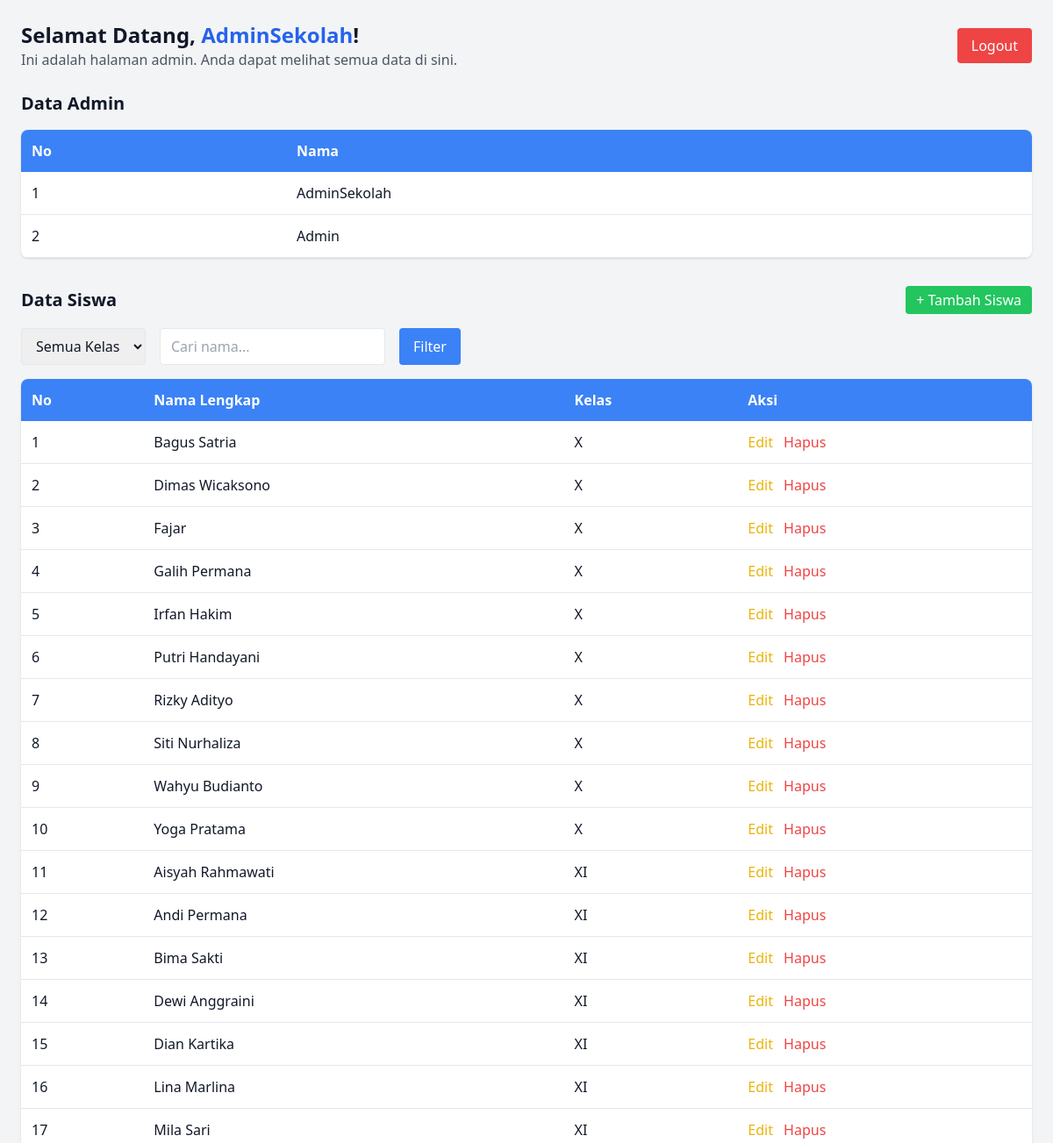
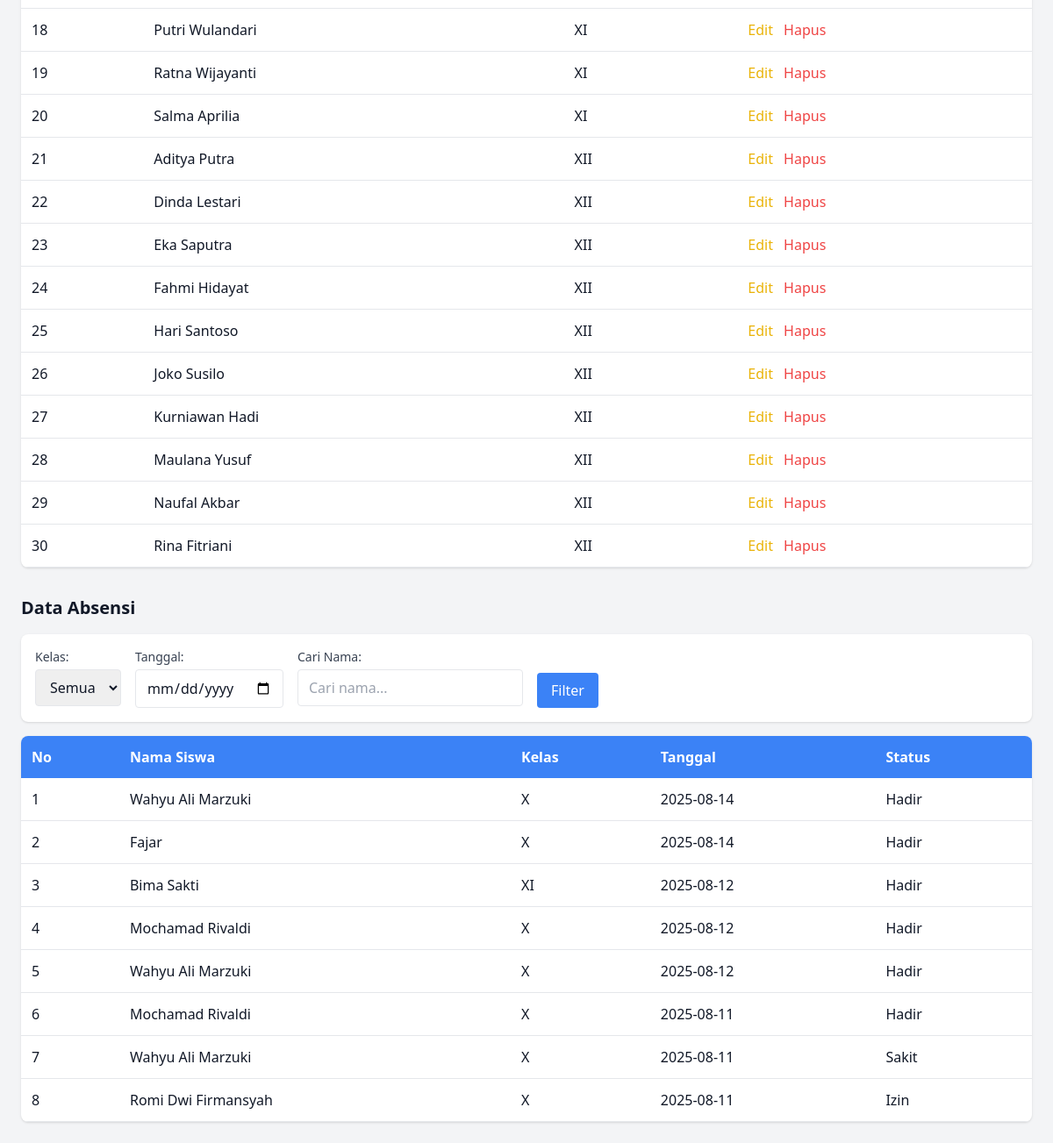
The app's page /pages/admin_page.php (signed in) with its own data (2 pictures, top to bottom).
### tables this page shows
CREATE TABLE `users` (
  `id` int NOT NULL,
  `username` varchar(50) NOT NULL,
  `password` varchar(50) NOT NULL,
  `kelas` enum('X','XI','XII','-') NOT NULL,
  `role` enum('admin','siswa') NOT NULL
);

CREATE TABLE `absen` (
  `id` int NOT NULL,
  `nama_siswa` varchar(100) NOT NULL,
  `kelas` varchar(10) NOT NULL,
  `tanggal` date NOT NULL,
  `status` enum('Hadir','Izin','Sakit','Alfa') NOT NULL
);

### pages/admin_page.php (the view, shortened to what this page needs)
<?php
include '../config/db.php';
?>
<!DOCTYPE html>
<html lang="en">
<head>
    <script src="https://cdn.tailwindcss.com"></script>
</head>
<body class="bg-gray-100 text-gray-900">
<div class="max-w-7xl mx-auto p-6">
    <div class="flex justify-between items-center mb-6">
        <div>
            <h1 class="text-2xl font-bold">Selamat Datang, <span class="text-blue-600"><?php echo $_SESSION['username']; ?></span>!</h1>
            <p class="text-gray-600">Ini adalah halaman admin. Anda dapat melihat semua data di sini.</p>
        </div>
        <a href="../auth/logout.php" class="bg-red-500 text-white px-4 py-2 rounded hover:bg-red-600">Logout</a>
    </div>
    <section class="mb-8">
        <h2 class="text-xl font-semibold mb-4">Data Admin</h2>
        <div class="overflow-x-auto bg-white rounded-lg shadow">
            <table class="w-full text-left border-collapse">
                <thead>
                    <tr class="bg-blue-500 text-white">
                        <th class="p-3">No</th>
                        <th class="p-3">Nama</th>
                    </tr>
                </thead>
                <tbody>
                    <?php
                    $no_admin = 1;
                    $result = mysqli_query($conn, "SELECT * FROM users WHERE role='admin'");
                    while ($row = mysqli_fetch_assoc($result)) {
                        echo "<tr class='border-b hover:bg-gray-50'>
                            <td class='p-3'>{$no_admin}</td>
                            <td class='p-3'>{$row['username']}</td>
                        </tr>";
                        $no_admin++;
                    }
                    ?>
                </tbody>
            </table>
        </div>
    </section>
    <section class="mb-8">
        <div class="flex justify-between items-center mb-4">
            <h2 class="text-xl font-semibold">Data Siswa</h2>
            <a href="tambah_data.php" class="bg-green-500 text-white px-3 py-1 rounded hover:bg-green-600">+ Tambah Siswa</a>
        </div>
        <form method="GET" action="" class="mb-4 flex gap-4">
            <select name="kelas" class="border rounded px-3 py-2">
                <option value="">Semua Kelas</option>
            </select>
            <input type="text" name="search" placeholder="Cari nama..." value="<?= isset($_GET['search']) ? $_GET['search'] : ''; ?>" class="border rounded px-3 py-2">
            <button type="submit" class="bg-blue-500 text-white px-4 py-2 rounded hover:bg-blue-600">Filter</button>
        </form>
        <div class="overflow-x-auto bg-white rounded-lg shadow">
            <table class="w-full text-left border-collapse">
                <thead>
                    <tr class="bg-blue-500 text-white">
                        <th class="p-3">No</th>
                        <th class="p-3">Nama Lengkap</th>
                        <th class="p-3">Kelas</th>
                        <th class="p-3">Aksi</th>
                    </tr>
                </thead>
                <tbody>
                    <?php
                    $sql_siswa = "SELECT * FROM users WHERE role='siswa'";
                    $sql_siswa .= " ORDER BY kelas ASC, username ASC";
                    $result = mysqli_query($conn, $sql_siswa);
                    $no_siswa = 1;
                    while ($row = mysqli_fetch_assoc($result)) {
                        echo "<tr class='border-b hover:bg-gray-50'>
                            <td class='p-3'>{$no_siswa}</td>
                            <td class='p-3'>{$row['username']}</td>
                            <td class='p-3'>{$row['kelas']}</td>
                            <td class='p-3'>
                                <a href='edit_data.php?id={$row['id']}' class='text-yellow-500 hover:underline mr-2'>Edit</a>
                                <a href='../controller/hapus_data.php?id={$row['id']}' onclick=\"return confirm('Yakin hapus data ini?')\" class='text-red-500 hover:underline'>Hapus</a>
                            </td>
                        </tr>";
                        $no_siswa++;
                    }
                    ?>
                </tbody>
            </table>
        </div>
    </section>
    <section>
        <h2 class="text-xl font-semibold mb-4">Data Absensi</h2>
        <form method="GET" action="" class="bg-white p-4 rounded-lg shadow mb-4 flex flex-wrap gap-4">
            <div>
                <label class="block text-gray-700 text-sm mb-1">Kelas:</label>
                <select name="kelas_absen" class="border rounded px-3 py-2">
                    <option value="">Semua</option>
                </select>
            </div>
            <div>
                <label class="block text-gray-700 text-sm mb-1">Tanggal:</label>
                <input type="date" name="tanggal" value="<?= isset($_GET['tanggal']) ? $_GET['tanggal'] : ''; ?>" class="border rounded px-3 py-2">
            </div>
            <div>
                <label class="block text-gray-700 text-sm mb-1">Cari Nama:</label>
                <input type="text" name="search_absen" placeholder="Cari nama..." value="<?= isset($_GET['search_absen']) ? $_GET['search_absen'] : ''; ?>" class="border rounded px-3 py-2">
            </div>
            <div class="flex items-end">
                <button type="submit" class="bg-blue-500 text-white px-4 py-2 rounded hover:bg-blue-600">Filter</button>
            </div>
        </form>
        <div class="overflow-x-auto bg-white rounded-lg shadow">
            <table class="w-full text-left border-collapse">
                <thead>
                    <tr class="bg-blue-500 text-white">
                        <th class="p-3">No</th>
                        <th class="p-3">Nama Siswa</th>
                        <th class="p-3">Kelas</th>
                        <th class="p-3">Tanggal</th>
                        <th class="p-3">Status</th>
                    </tr>
                </thead>
                <tbody>
                    <?php
                    $sql_absen = "SELECT * FROM absen WHERE 1=1";
                    $sql_absen .= " ORDER BY tanggal DESC";
                    $result = mysqli_query($conn, $sql_absen);
                    $no_absen = 1;
                    while ($row = mysqli_fetch_assoc($result)) {
                        echo "<tr class='border-b hover:bg-gray-50'>
                            <td class='p-3'>{$no_absen}</td>
                            <td class='p-3'>{$row['nama_siswa']}</td>
                            <td class='p-3'>{$row['kelas']}</td>
                            <td class='p-3'>{$row['tanggal']}</td>
                            <td class='p-3'>{$row['status']}</td>
                        </tr>";
                        $no_absen++;
                    }
                    ?>
                </tbody>
            </table>
        </div>
    </section>
</div>
</body>
</html>

### records on screen
users: username "AdminSekolah"
users: username "Admin"
users: username "Bagus Satria", kelas "X"
users: username "Dimas Wicaksono", kelas "X"
users: username "Fajar", kelas "X"
users: username "Galih Permana", kelas "X"
users: username "Irfan Hakim", kelas "X"
users: username "Putri Handayani", kelas "X"
users: username "Rizky Adityo", kelas "X"
users: username "Siti Nurhaliza", kelas "X"
users: username "Wahyu Budianto", kelas "X"
users: username "Yoga Pratama", kelas "X"
users: username "Aisyah Rahmawati", kelas "XI"
users: username "Andi Permana", kelas "XI"
users: username "Bima Sakti", kelas "XI"
users: username "Dewi Anggraini", kelas "XI"
users: username "Dian Kartika", kelas "XI"
users: username "Lina Marlina", kelas "XI"
users: username "Mila Sari", kelas "XI"
users: username "Putri Wulandari", kelas "XI"
users: username "Ratna Wijayanti", kelas "XI"
users: username "Salma Aprilia", kelas "XI"
users: username "Aditya Putra", kelas "XII"
users: username "Dinda Lestari", kelas "XII"
users: username "Eka Saputra", kelas "XII"
users: username "Fahmi Hidayat", kelas "XII"
users: username "Hari Santoso", kelas "XII"
users: username "Joko Susilo", kelas "XII"
users: username "Kurniawan Hadi", kelas "XII"
users: username "Maulana Yusuf", kelas "XII"
users: username "Naufal Akbar", kelas "XII"
users: username "Rina Fitriani", kelas "XII"
absen: nama_siswa "Wahyu Ali Marzuki", kelas "X", tanggal "2025-08-14", status "Hadir"
absen: nama_siswa "Fajar", kelas "X", tanggal "2025-08-14", status "Hadir"
absen: nama_siswa "Bima Sakti", kelas "XI", tanggal "2025-08-12", status "Hadir"
absen: nama_siswa "Mochamad Rivaldi", kelas "X", tanggal "2025-08-12", status "Hadir"
absen: nama_siswa "Wahyu Ali Marzuki", kelas "X", tanggal "2025-08-12", status "Hadir"
absen: nama_siswa "Mochamad Rivaldi", kelas "X", tanggal "2025-08-11", status "Hadir"
absen: nama_siswa "Wahyu Ali Marzuki", kelas "X", tanggal "2025-08-11", status "Sakit"
absen: nama_siswa "Romi Dwi Firmansyah", kelas "X", tanggal "2025-08-11", status "Izin"

### other values on screen
$_SESSION['username'] "AdminSekolah"
